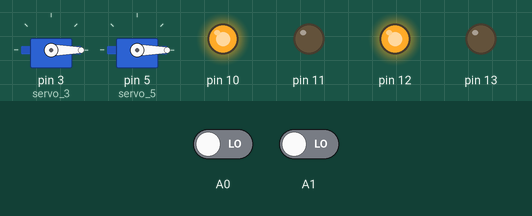
Simulated run of this sketch. Board: Arduino Uno, built with avr-gcc and run on an emulated ATmega328P. Shown: 2 × servo, output pins drawn as LEDs (lit = HIGH). The test bench sets the inputs (shaded band); at power-on: A0 LOW, A1 LOW.

Above: at 1.2 s.
1.3 s: A0 driven HIGH
At 2.5 s:
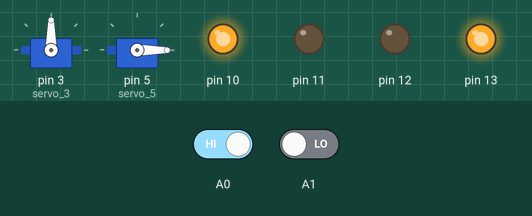
2.8 s: A1 driven HIGH
At 3.6 s:
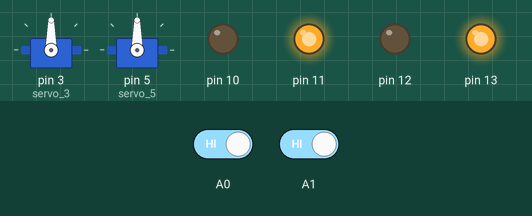
4.3 s: A0 driven LOW
At 5.1 s:
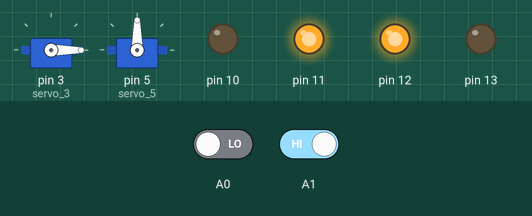
5.8 s: A1 driven LOW
At 7.2 s:
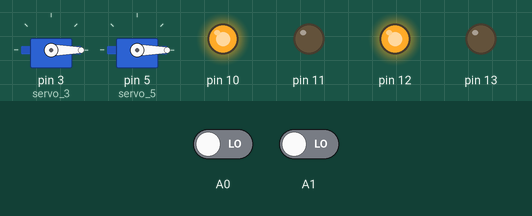
Timing chart, 0 to 8.3 s (numbered marks = the images above; inputs shaded):
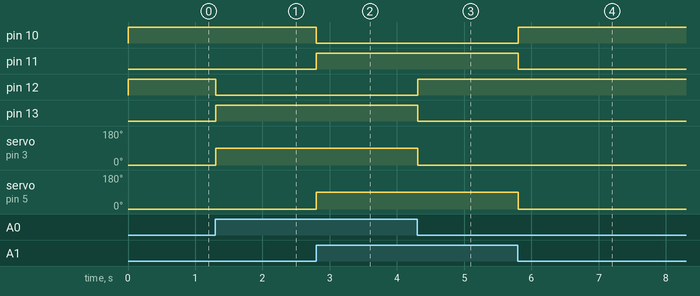

Measured:
- after the input at 1.3 s, pin 12: HIGH → LOW at once; pin 13: LOW → HIGH at once; servo on pin 3 (servo_3): 0° → 90° at once
- after the input at 2.8 s, pin 10: HIGH → LOW at once; pin 11: LOW → HIGH at once; servo on pin 5 (servo_5): 0° → 90° at once
- after the input at 4.3 s, pin 12: LOW → HIGH at once; pin 13: HIGH → LOW at once; servo on pin 3 (servo_3): 90° → 0° at once
- after the input at 5.8 s, pin 10: LOW → HIGH at once; pin 11: HIGH → LOW at once; servo on pin 5 (servo_5): 90° → 0° at once

The sketch:

video_12.ino
```cpp
#include <Servo.h>

Servo servo_3;

Servo servo_5;

void setup()
{
  pinMode(A0, INPUT);
  servo_3.attach(3);

  pinMode(13, OUTPUT);
  pinMode(12, OUTPUT);
  pinMode(A1, INPUT);
  servo_5.attach(5);

  pinMode(11, OUTPUT);
  pinMode(10, OUTPUT);
}

void loop()
{
  if (digitalRead(A0) == 1) {
    servo_3.write(90);
    digitalWrite(13, HIGH);
    digitalWrite(12, LOW);
  } else {
    digitalWrite(12, HIGH);
    digitalWrite(13, LOW);
    servo_3.write(0);
  }

  if (digitalRead(A1) == 1) {
    servo_5.write(90);
    digitalWrite(11, HIGH);
    digitalWrite(10, LOW);
  } else {
    servo_5.write(0);
    digitalWrite(11, LOW);
    digitalWrite(10, HIGH);
  }
  delay(10); // Delay a little bit to improve simulation performance
}
```
